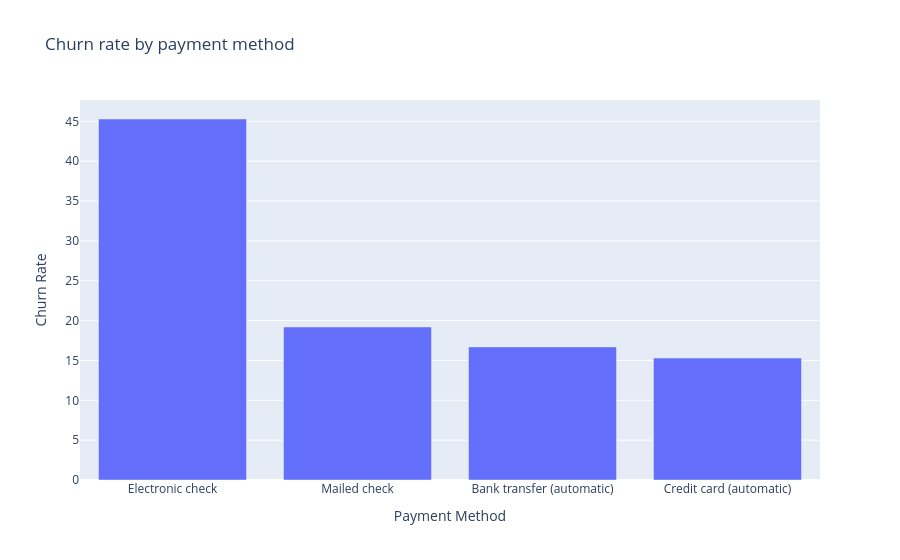

Notebook cell for this chart:
### Code cell
conn = psycopg2.connect(CONN_STRING)
cur = conn.cursor()
cur.execute("""SELECT contracts.payment_method , COUNT(*) AS customers , ROUND(AVG(customers.churn) * 100, 1) AS churn_rate
FROM customers JOIN contracts
ON customers.customer_id = contracts.customer_id
GROUP BY contracts.payment_method
ORDER BY churn_rate DESC""")
rows = cur.fetchall()
df = pd.DataFrame(rows, columns=['Payment Method', 'Customers', 'Churn Rate'])
print(df)
cur.close()
conn.close()

chart4 = px.bar(df, "Payment Method", "Churn Rate", title="Churn rate by payment method")
chart4.show()

#USELESS

### Figure 1 — Plotly figure (JSON) as saved in the notebook; plotly's stock layout.template omitted (floating-point values rounded to 4 significant figures)
{"data": [{"hovertemplate": "Payment Method=%{x}<br>Churn Rate=%{y}<extra></extra>", "legendgroup": "", "marker": {"color": "#636efa", "pattern": {"shape": ""}}, "name": "", "orientation": "v", "showlegend": false, "textposition": "auto", "type": "bar", "x": ["Electronic check", "Mailed check", "Bank transfer (automatic)", "Credit card (automatic)"], "xaxis": "x", "y": [45.3, 19.2, 16.7, 15.3], "yaxis": "y"}], "layout": {"barmode": "relative", "legend": {"tracegroupgap": 0}, "title": {"text": "Churn rate by payment method"}, "xaxis": {"anchor": "y", "domain": [0, 1], "title": {"text": "Payment Method"}}, "yaxis": {"anchor": "x", "domain": [0, 1], "title": {"text": "Churn Rate"}}}}
